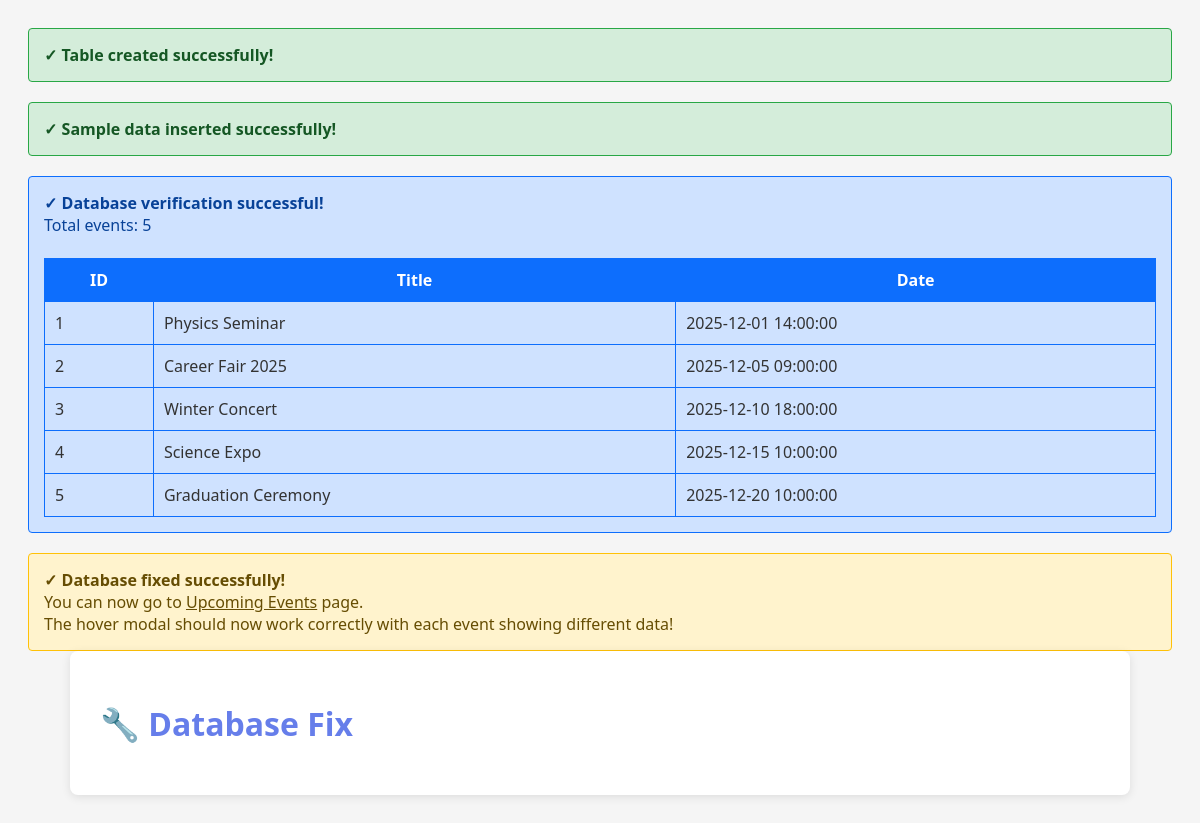
/fix_database.php, run on the app's committed database.
### tables this page shows
CREATE TABLE IF NOT EXISTS events (
    event_id INT AUTO_INCREMENT PRIMARY KEY,
    event_title VARCHAR(255) NOT NULL,
    event_date DATETIME NOT NULL,
    location VARCHAR(255) NOT NULL,
    details TEXT,
    created_at TIMESTAMP DEFAULT CURRENT_TIMESTAMP
);

### fix_database.php (the view, shortened to what this page needs)
<?php
include 'config/db.php';
try {
    $conn->query("DROP TABLE IF EXISTS events");
    $create_table = "CREATE TABLE IF NOT EXISTS events (
        event_id INT AUTO_INCREMENT PRIMARY KEY,
        event_title VARCHAR(255) NOT NULL,
        event_date DATETIME NOT NULL,
        location VARCHAR(255) NOT NULL,
        details TEXT,
        created_at TIMESTAMP DEFAULT CURRENT_TIMESTAMP
    )";
    if ($conn->query($create_table) === TRUE) {
        echo "<div style='background: #d4edda; border: 1px solid #28a745; color: #155724; padding: 15px; border-radius: 4px; margin-bottom: 20px;'>";
        echo "<strong>✓ Table created successfully!</strong>";
        echo "</div>";
    } else {
        throw new Exception("Error creating table: " . $conn->error);
    }
    $insert_data = "INSERT INTO events (event_title, event_date, location, details) VALUES
    ('Physics Seminar', '2025-12-01 14:00:00', 'Auditorium A', 'Renowned physicist discussing quantum mechanics'),
    ('Career Fair 2025', '2025-12-05 09:00:00', 'Student Center', 'Meet with top companies and explore job opportunities'),
    ('Winter Concert', '2025-12-10 18:00:00', 'Concert Hall', 'Annual winter concert by the university orchestra'),
    ('Science Expo', '2025-12-15 10:00:00', 'Science Building', 'Student projects and demonstrations'),
    ('Graduation Ceremony', '2025-12-20 10:00:00', 'Main Stadium', 'Winter semester graduation ceremony')";
    if ($conn->query($insert_data) === TRUE) {
        echo "<div style='background: #d4edda; border: 1px solid #28a745; color: #155724; padding: 15px; border-radius: 4px; margin-bottom: 20px;'>";
        echo "<strong>✓ Sample data inserted successfully!</strong>";
        echo "</div>";
    } else {
        throw new Exception("Error inserting data: " . $conn->error);
    }
    $verify = $conn->query("SELECT * FROM events ORDER BY event_id");
    if ($verify->num_rows > 0) {
        echo "<div style='background: #cfe2ff; border: 1px solid #0d6efd; color: #084298; padding: 15px; border-radius: 4px; margin-bottom: 20px;'>";
        echo "<strong>✓ Database verification successful!</strong><br>";
        echo "Total events: " . $verify->num_rows . "<br><br>";
        echo "<table style='width: 100%; border-collapse: collapse;'>";
        echo "<tr style='background: #0d6efd; color: white;'>";
        echo "<th style='border: 1px solid #0d6efd; padding: 10px;'>ID</th>";
        echo "<th style='border: 1px solid #0d6efd; padding: 10px;'>Title</th>";
        echo "<th style='border: 1px solid #0d6efd; padding: 10px;'>Date</th>";
        echo "</tr>";
        while ($row = $verify->fetch_assoc()) {
            echo "<tr>";
            echo "<td style='border: 1px solid #0d6efd; padding: 10px;'>" . $row['event_id'] . "</td>";
            echo "<td style='border: 1px solid #0d6efd; padding: 10px;'>" . htmlspecialchars($row['event_title']) . "</td>";
            echo "<td style='border: 1px solid #0d6efd; padding: 10px;'>" . $row['event_date'] . "</td>";
            echo "</tr>";
        }
        echo "</table>";
        echo "</div>";
        echo "<div style='background: #fff3cd; border: 1px solid #ffc107; color: #664d03; padding: 15px; border-radius: 4px;'>";
        echo "<strong>✓ Database fixed successfully!</strong><br>";
        echo "You can now go to <a href='pages/upcoming_events.php' style='color: #664d03; text-decoration: underline;'>Upcoming Events</a> page.<br>";
        echo "The hover modal should now work correctly with each event showing different data!";
        echo "</div>";
    } else {
        throw new Exception("Data verification failed - no events found");
    }
} catch (Exception $e) {
    echo "<div style='background: #f8d7da; border: 1px solid #f5c6cb; color: #721c24; padding: 15px; border-radius: 4px;'>";
    echo "<strong>✗ Error:</strong> " . $e->getMessage();
    echo "</div>";
}
?>
<!DOCTYPE html>
<html lang="en">
<head>
</head>
<body>
    <div class="container">
        <h1>🔧 Database Fix</h1>
    </div>
</body>
</html>

### fix_database.php (style rules this page uses)
body { font-family: "Segoe UI", Tahoma, Geneva, Verdana, sans-serif; background-color: #f5f5f5; color: #333; padding: 20px; }
.container { max-width: 1000px; margin: 0 auto; background: white; padding: 30px; border-radius: 8px; box-shadow: 0 2px 10px rgba(0, 0, 0, 0.1); }
h1 { color: #667eea; margin-bottom: 20px; }

### data on the page
events: event_id "1", event_title "Physics Seminar", event_date "2025-12-01 14:00:00"
events: event_id "2", event_title "Career Fair 2025", event_date "2025-12-05 09:00:00"
events: event_id "3", event_title "Winter Concert", event_date "2025-12-10 18:00:00"
events: event_id "4", event_title "Science Expo", event_date "2025-12-15 10:00:00"
events: event_id "5", event_title "Graduation Ceremony", event_date "2025-12-20 10:00:00"

### other printed values
$verify->num_rows "5"
